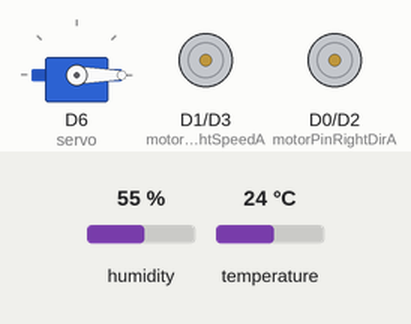
This sketch was run on a simulated ESP8266 (NodeMCU). Parts: servo, motor-driver pin pairs drawn as motors (green arrow = first pin HIGH = forward, orange = second pin HIGH = backward, longer = more drive). The test bench sets the inputs (shaded band); at power-on: humidity 55 %, temperature 24 °C. WiFi joins after 1.5 s; servers stay silent unless stated; network time is answered at once with the bench clock; the local clock reads 2024-03-15 10:24:30 at power-on unless the sketch sets it; what the sketch prints to the serial monitor is not drawn.

Above: at 2.7 s.
2.8 s: humidity set to 26 %
6.0 s: humidity set to 23 %
At 7.3 s:
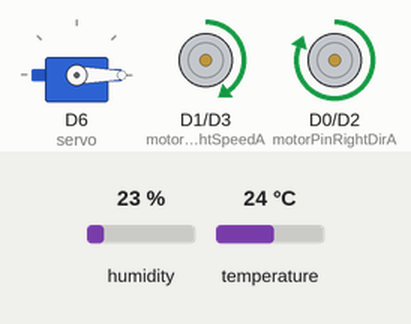
12.7 s: humidity set to 79 %
At 14.6 s:
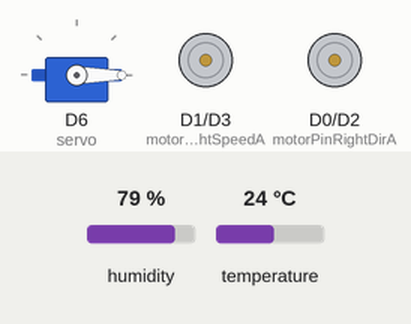
19.0 s: humidity set to 82 %
At 21.2 s:
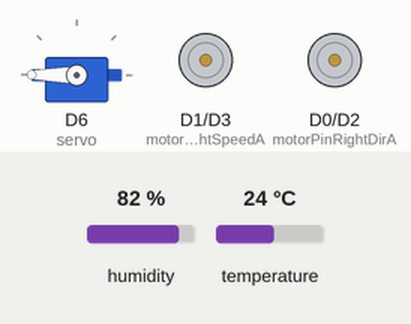
22.2 s: temperature set to 27 °C
At 25.4 s:
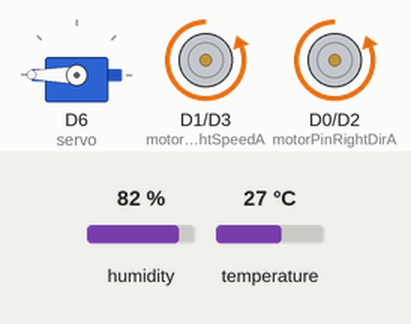
26.6 s: humidity set to 40 %
At 28.1 s:
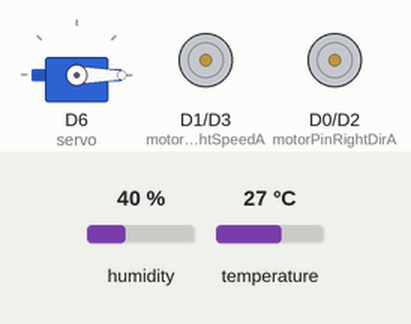
Timing chart, 0 to 29.6 s (numbered marks = the images above; inputs shaded):
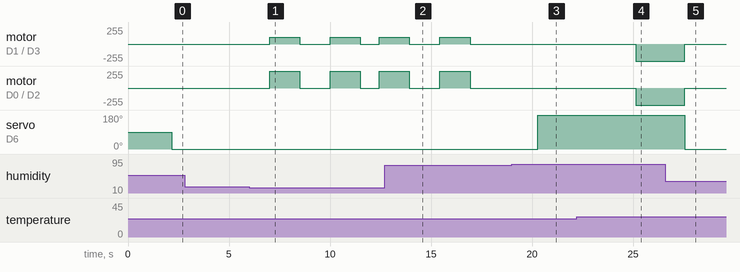

Measured:
- the behaviour switches between 25 and 24 % on humidity (found by bisection; images 0 and 1)
- the behaviour switches between 80 and 81 % on humidity (found by bisection; images 2 and 3)
- the behaviour switches between 25 and 26 °C on temperature (found by bisection; images 3 and 4)
- after the input at 2.8 s, every drawn part: stays the same
- after the input at 12.7 s, motor on D1 (motorPinRightSpeedA) / D3 (motorPinRightSpeedB), motor on D0 (motorPinRightDirA) / D2 (motorPinRightDirB): goes on until 16.9 s, then stays stopped
- after the input at 19.0 s, servo on D6 (servo): 0° → 180° after 1.3 s
- after the input at 22.2 s, motor on D1 (motorPinRightSpeedA) / D3 (motorPinRightSpeedB), motor on D0 (motorPinRightDirA) / D2 (motorPinRightDirB): stopped → backward 255/255 after 2.9 s
- after the input at 26.6 s, motor on D1 (motorPinRightSpeedA) / D3 (motorPinRightSpeedB), motor on D0 (motorPinRightDirA) / D2 (motorPinRightDirB): backward 255/255 → stopped after 0.95 s; servo on D6 (servo): 180° → 0° after 0.95 s

The sketch:

sketch_dc_servo_termo_copy_final.ino
```cpp
#include <Servo.h>
#include <Firebase_ESP_Client.h>
#include <Adafruit_Sensor.h>
#include <ESP8266WiFi.h>
#include <DHT.h>
#include "addons/TokenHelper.h"
#include "addons/RTDBHelper.h"
#include <TimeAlarms.h>
#include <WiFiUdp.h>
#include <NTPClient.h>
#define WIFI_SSID "ABB_Gym_IOT"
#define WIFI_PASSWORD "Welcome2abb"
#define API_KEY "AIzaSyCJO5qCb3U2pxThR1h0ZcNhw25za4rGNfY"
#define DATABASE_URL "https://wexteras-blv-default-rtdb.europe-west1.firebasedatabase.app/"
bool signupOK = false;

FirebaseData fbdo;
FirebaseAuth auth;
FirebaseConfig config;

Servo servo;

#define motorPinRightDirA D0 // D2 for Motor A
#define motorPinRightSpeedA D1 // D1 for Motor A

#define motorPinRightDirB D2 // D3 for Motor B
#define motorPinRightSpeedB D3 // D4 for Motor B

#define DHTPIN D5
#define DHTTYPE DHT11

DHT dht(DHTPIN, DHTTYPE);
WiFiUDP udp;
int servoOpenAngle = 190;
int servoClosedAngle = 0;
bool luckaOpen = false;
bool flaktPa = false;
const int startHour = 12; // 12:00 PM
const int startMinute = 0;
const long utcOffsetInSeconds = 7200;
const char* ntpServerName = "pool.ntp.org";
const int ntpServerPort = 123;
NTPClient timeClient(udp, ntpServerName, utcOffsetInSeconds, ntpServerPort);
bool motorStarted = false;

void setup() {
  Serial.begin(115200);
  WiFi.begin(WIFI_SSID, WIFI_PASSWORD);
  Serial.print("Connecting to Wi-Fi");
  while (WiFi.status() != WL_CONNECTED) {
    Serial.print(".");
    delay(300);
  }
  Serial.println();
  Serial.print("Connected with IP: ");
  Serial.println(WiFi.localIP());
  Serial.println();

  servo.attach(D6); // Attach servo to pin D6

  pinMode(motorPinRightDirA, OUTPUT);
  pinMode(motorPinRightSpeedA, OUTPUT);

  pinMode(motorPinRightDirB, OUTPUT);
  pinMode(motorPinRightSpeedB, OUTPUT);

  config.api_key = API_KEY;
  config.database_url = DATABASE_URL;

  if (Firebase.signUp(&config, &auth, "", "")) {
    Serial.println("Firebase Sign Up successful.");
    signupOK = true;
  } else {
    Serial.printf("Firebase Sign Up Error: %s\n", config.signer.signupError.message.c_str());
  }

  dht.begin();

  Firebase.begin(&config, &auth);
  Firebase.reconnectWiFi(true);

  timeClient.begin();
  timeClient.setTimeOffset(7200);
  Serial.begin(115200);
}

void loop() {
timeClient.update();

  // Get the current time
  int currentHour = timeClient.getHours();
  int currentMinute = timeClient.getMinutes();
  int temperature = dht.readTemperature();
  int humidity = dht.readHumidity();

  Serial.print("Temperature: ");
  Serial.print(temperature);
  Serial.print("°C, Humidity: ");
  Serial.print(humidity);
  Serial.println("%");

  Firebase.RTDB.setInt(&fbdo, "dht/temperature", temperature);
  Firebase.RTDB.setInt(&fbdo, "dht/humidity", humidity);
  Firebase.RTDB.setBool(&fbdo, "dht/luckaopen", luckaOpen);
  Firebase.RTDB.setBool(&fbdo, "dht/flaktpa", flaktPa);

  if (isnan(temperature) || isnan(humidity)) {
    Serial.println("Failed to read from DHT sensor!");
  }

// vattna 1 gång om dagen
  if (!motorStarted && currentHour == startHour && currentMinute == startMinute) {
  digitalWrite(motorPinRightDirA, 1); // Set motor A direction forward
   analogWrite(motorPinRightSpeedA, 100); // Set motor A speed
   delay(1500);
   digitalWrite(motorPinRightDirA, 0); // Set motor A direction forward
   analogWrite(motorPinRightSpeedA, 0);
   delay(1500);
   digitalWrite(motorPinRightDirA, 1); // Set motor A direction forward
   analogWrite(motorPinRightSpeedA, 100); // Set motor A speed
   delay(1500);

   digitalWrite(motorPinRightDirA, 0); // Set motor A direction forward
   analogWrite(motorPinRightSpeedA, 0);
   delay(300);
  }


  // Motor B control based on temperature and humidity
  if (temperature >= 26 && humidity > 80) {
    digitalWrite(motorPinRightDirB, 1); // Set motor B direction forward
    analogWrite(motorPinRightSpeedB, 1000); // Set motor B speed
    flaktPa = true;
  }
 else {
    digitalWrite(motorPinRightDirB, 0);
    analogWrite(motorPinRightSpeedB, 0);
    flaktPa = false;
  }


  //vattna om det blir för torrt inne
   if (humidity < 25) {
   digitalWrite(motorPinRightDirA, 1); // Set motor A direction forward
   analogWrite(motorPinRightSpeedA, 100); // Set motor A speed
   delay(1500);
   digitalWrite(motorPinRightDirA, 0); // Set motor A direction forward
   analogWrite(motorPinRightSpeedA, 0);
   delay(1500);
   digitalWrite(motorPinRightDirA, 1); // Set motor A direction forward
   analogWrite(motorPinRightSpeedA, 100); // Set motor A speed
   delay(1500);

   digitalWrite(motorPinRightDirA, 0); // Set motor A direction forward
   analogWrite(motorPinRightSpeedA, 0);
   delay(300);
  }
  if (humidity > 80) {
    servo.write(servoOpenAngle);
    luckaOpen = true;
  }
  else{
    servo.write(servoClosedAngle);
    luckaOpen = false;
  }


}
```
